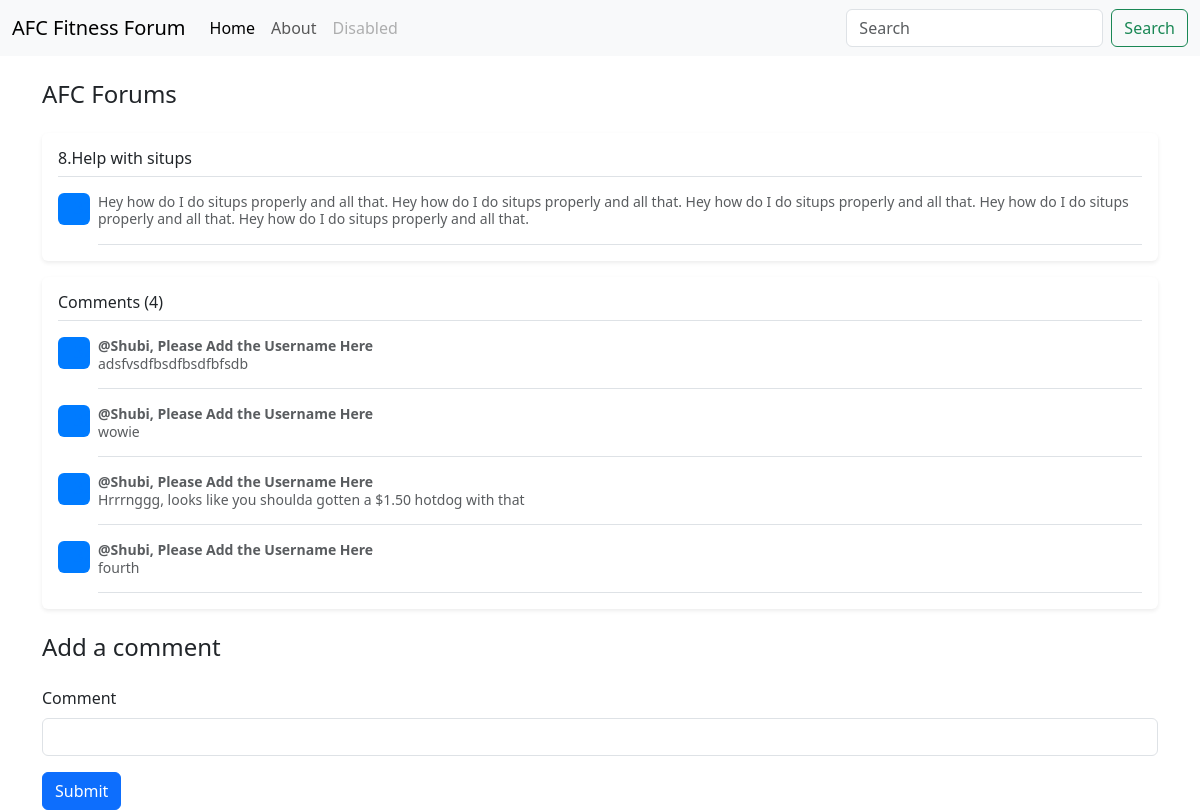
The app's page /topic/8 with its own data.
### main.py (models this page shows)
class Topic(db.Model):
    id = db.Column(db.Integer, primary_key=True)
    title = db.Column(db.String, unique=True, nullable=False)
    description = db.Column(db.String)

class Comment(db.Model):
    id = db.Column(db.Integer, primary_key=True)
    text = db.Column(db.String, unique=True, nullable=False)
    topicId = db.Column(db.String)

### main.py (the view, shortened to what this page needs)
@app.route("/topic/<int:id>", methods=["GET", "POST"])
def topic(id):
    topic = db.get_or_404(Topic, id)
    comments = Comment.query.filter_by(topicId=id).all()
    return render_template("forumpost.html", topic=topic, comments=comments )

### templates/forumpost.html (shortened to what this page needs)
<!doctype html>
<html lang="en">
  <head>
    <link href="https://cdn.jsdelivr.net/npm/bootstrap@5.3.3/dist/css/bootstrap.min.css" rel="stylesheet">
  </head>
  <body>
    <nav class="navbar navbar-expand-lg bg-body-tertiary">
        <div class="container-fluid">
          <a class="navbar-brand" href="/">AFC Fitness Forum</a>
          <div class="collapse navbar-collapse" id="navbarSupportedContent">
            <ul class="navbar-nav me-auto mb-2 mb-lg-0">
              <li class="nav-item">
                <a class="nav-link active" aria-current="page" href="/">Home</a>
              </li>
              <li class="nav-item">
                <a class="nav-link" href="#">About</a>
              </li>
              <li class="nav-item">
                <a class="nav-link disabled" aria-disabled="true">Disabled</a>
              </li>
            </ul>
            <form class="d-flex" role="search">
              <input class="form-control me-2" type="search" placeholder="Search" aria-label="Search">
              <button class="btn btn-outline-success" type="submit">Search</button>
            </form>
          </div>
        </div>
      </nav>
      <div class="container">
          <h1 class="my-4 fs-4 text">AFC Forums</h1>
          <div class="my-3 p-3 bg-body rounded shadow-sm">
            <h6 class="border-bottom pb-2 mb-0">{{topic.id}}.{{topic.title}}</h6>
            <div class="d-flex text-body-secondary pt-3">
                <svg class="bd-placeholder-img flex-shrink-0 me-2 rounded" width="32" height="32" xmlns="http://www.w3.org/2000/svg" role="img" aria-label="Placeholder: 32x32" preserveAspectRatio="xMidYMid slice" focusable="false"><title>Placeholder</title><rect width="100%" height="100%" fill="#007bff"></rect><text x="50%" y="50%" fill="#007bff" dy=".3em">32x32</text></svg>
                <p class="pb-3 mb-0 small lh-sm border-bottom">
                    {{topic.description}}
                </p>
            </div>
        </div>
        <div class="my-3 p-3 bg-body rounded shadow-sm">
            <h6 class="border-bottom pb-2 mb-0">Comments ({{comments|length}})</h6>
            {% for comment in comments %}
            <div class="d-flex text-body-secondary pt-3">
              <svg class="bd-placeholder-img flex-shrink-0 me-2 rounded" width="32" height="32" xmlns="http://www.w3.org/2000/svg" role="img" aria-label="Placeholder: 32x32" preserveAspectRatio="xMidYMid slice" focusable="false"><title>Placeholder</title><rect width="100%" height="100%" fill="#007bff"></rect><text x="50%" y="50%" fill="#007bff" dy=".3em">32x32</text></svg>
              <div class="pb-3 mb-0 small lh-sm border-bottom w-100">
                <div class="d-flex justify-content-between">
                  <strong class="text-gray-dark">@Shubi, Please Add the Username Here</strong>
                </div>
                <span class="d-block">{{comment.text}}</span>
              </div>
            </div>
            {% endfor %}
        </div>
        <h1 class="fs-4 text my-4">Add a comment</h1>
        <form accept="/topic/{{topic.id}}" method="post">
            <div class="mb-3">
              <label for="title" class="form-label">Comment</label>
              <input type="text" name="comment" class="form-control" id="comment" aria-describedby="emailHelp">
            </div>
            <button type="submit" class="btn btn-primary">Submit</button>
          </form>
      </div>
  </body>
</html>

### records on screen
Topic: id "8", title "Help with situps", description "Hey how do I do situps properly and all that. Hey how do I do situps properly and all that. Hey how do I do situps properly and all that. Hey how do I do situps properly and all that. Hey how do I do situps properly and all that."
Comment: text "adsfvsdfbsdfbsdfbfsdb"
Comment: text "wowie"
Comment: text "Hrrrnggg, looks like you shoulda gotten a $1.50 hotdog with that"
Comment: text "fourth"

### other values on screen
{{ comments|length }} "4"
